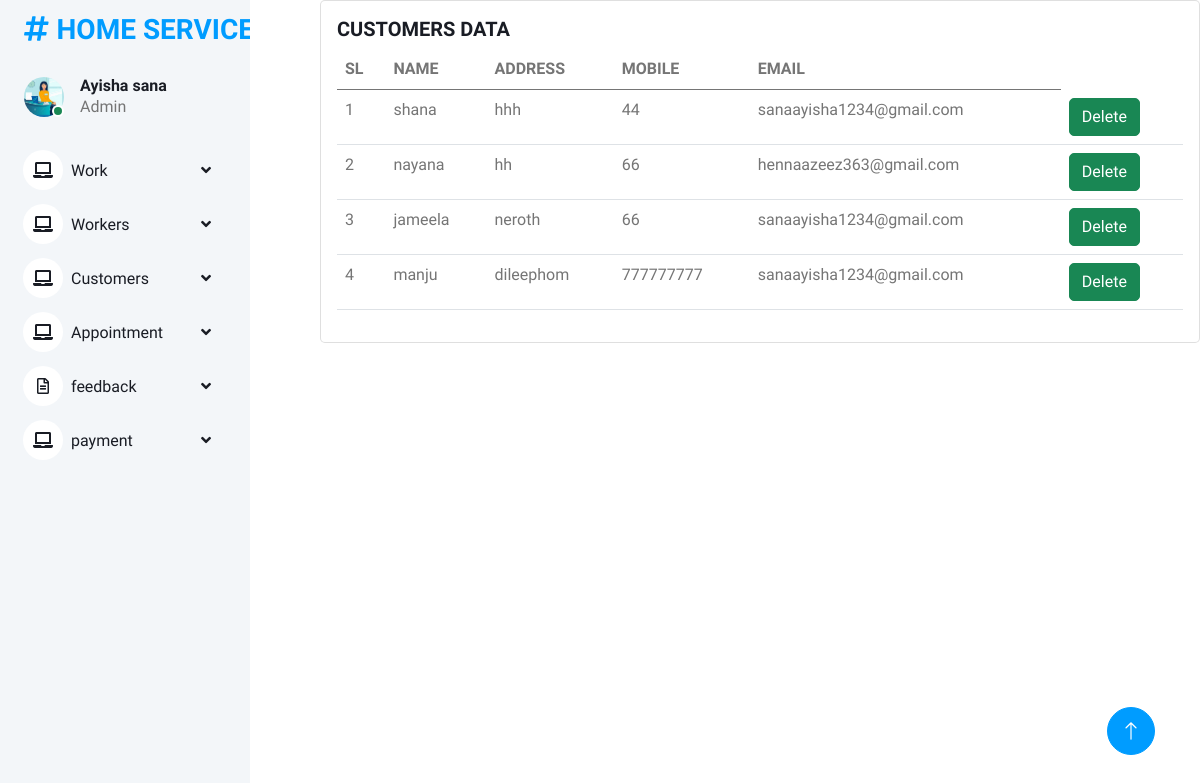
The app's page /customers_data with its own data.
### onlinehomeservice_app/models.py (models this page shows, shortened)
class register1(models.Model):
    user=models.OneToOneField(Login,on_delete=models.CASCADE)
    name = models.CharField(max_length=100)
    address = models.CharField(max_length=40)
    mobile = models.CharField(max_length=20,null=False)
    email = models.EmailField()

### onlinehomeservice_app/views.py (the view)
# urls.py: path("customers_data", views.customers_data, name="customers_data"),
def customers_data(request):
    data=register1.objects.all
    print(data)
    return render(request,"admin/customers_data.html",{"data": data})

### templates/admin/customers_data.html (shortened to what this page needs)
{% extends "admin/admin base.html" %}
{% block content %}
<div class="card" style="width: 55rem;">
  <div class="card-body">
    <h5 class="card-title">CUSTOMERS DATA</h5>
 <table class="table">
  <thead>
    <tr>
        <th scope="col">SL</th>
        <th scope="col">NAME</th>
      <th scope="col">ADDRESS</th>
      <th scope="col">MOBILE</th>
      <th scope="col">EMAIL</th>
    </tr>
  </thead>
       <tbody>
  {% for i in data %}
  <tr>
    <td>{{forloop.counter}}</td>
    <td>{{i.name}}</td>
      <td>{{i.address}}</td>
    <td>{{i.mobile}}</td>
      <td>{{i.email}}</td> <td><a href="{% url 'delete_it' i.id %}" class="btn btn-success">Delete</a></td>
  </tr>
            {% endfor %}
  </tbody>
 </table>
{% endblock %}

### static/assets1/css/style.css (style rules this page uses)
:root { --primary: #009CFF; --light: #F3F6F9; --dark: #191C24; }
.btn { transition: .5s; }

### records on screen
register1: name "shana", address "hhh", mobile "44", email "sanaayisha1234@gmail.com"
register1: name "nayana", address "hh", mobile "66", email "hennaazeez363@gmail.com"
register1: name "jameela", address "neroth", mobile "66", email "sanaayisha1234@gmail.com"
register1: name "manju", address "dileephom", mobile "777777777", email "sanaayisha1234@gmail.com"
